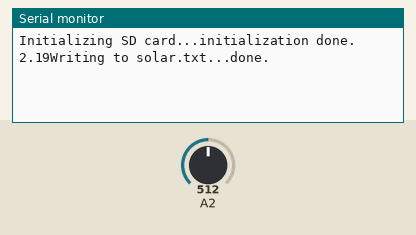
The sketch below on a simulated Arduino Uno, built with avr-gcc and run on an emulated ATmega328P. On the bench: the last lines printed to the serial monitor. The test bench sets the inputs (shaded band); at power-on: A2 = 512. Storage starts empty.

Above: at 1.2 s.
1.3 s: A2 set to 716
At 2.6 s:
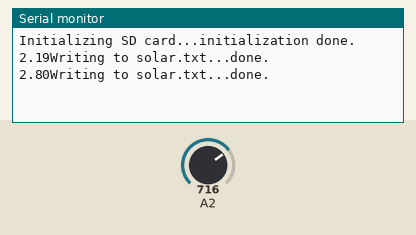
2.8 s: A2 set to 900
At 3.9 s:
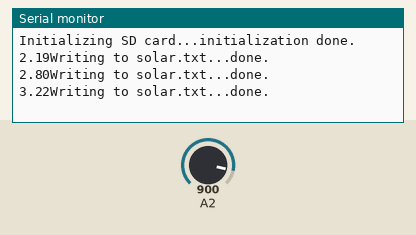
Timing chart, 0 to 5.8 s (numbered marks = the images above; inputs shaded):
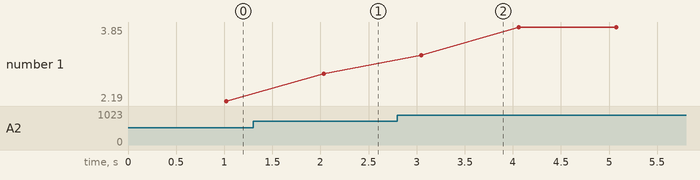

The sketch:

Updated_Multiple_Solar_Panels_Average.ino
```cpp
#include <SD.h>
#include <SPI.h>

File myFile;

#define NUM 10
float Voltage = 0;
float k =0.00428;
const int pinCS = 4;
int sum = 0;
unsigned char sample_count =0;
float voltage =0.0;
void setup() {
 // Open serial communications and wait for port to open:
  Serial.begin(9600);
  while (!Serial) {
    ; // wait for serial port to connect. Needed for native USB port only
  }


  Serial.print("Initializing SD card...");

  if (!SD.begin(4)) {
    Serial.println("initialization failed!");
    while (1);
  }
  Serial.println("initialization done.");
}


void loop() {
  while (sample_count < NUM){
    sum += analogRead(A2);
    sample_count++;
    delay (100);
  }

Voltage = ((float)sum / (float)NUM)*k; //// ch

Serial.print (Voltage);
sample_count =0;
sum =0;

 // open the file. note that only one file can be open at a time,
  // so you have to close this one before opening another.
  myFile = SD.open("solar.txt", FILE_WRITE);

  // if the file opened okay, write to it:
  if (myFile) {
    Serial.print("Writing to solar.txt...");
    myFile.println(Voltage);
    // close the file:
    myFile.close();
    Serial.println("done.");
  } else {
    // if the file didn't open, print an error:
    Serial.println("error opening test.txt");
  }
}

//}

//void setup() {
//Serial.begin(9600); }
//void loop() {
//int v = analogRead(0);
//Serial.print(v);
//Serial.print(' ');
//delay(900);
//}
```

Measured:
- after the input at 1.3 s, the serial monitor: prints a new line after 0.73 s (image 1)
- after the input at 2.8 s, the serial monitor: prints a new line after 0.25 s (image 2)
- plotted number 1: 2.19 → 2.8 after the input at 1.3 s, 2.8 → 3.85 after the input at 2.8 s
